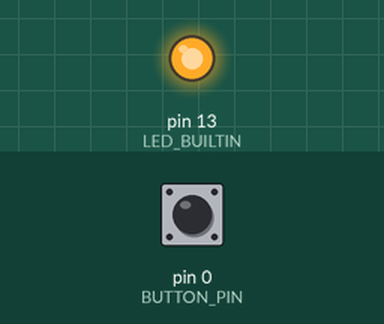
The sketch below on a simulated Arduino Uno, built with avr-gcc and run on an emulated ATmega328P. Shown: output pins drawn as LEDs (lit = HIGH). The inputs (shaded band) are chosen by the test bench; at power-on: pin 0 (BUTTON_PIN) HIGH.

Above: at 1.2 s.
1.3 s: pin 0 (BUTTON_PIN) pulled LOW for 0.15 s
At 1.42 s:
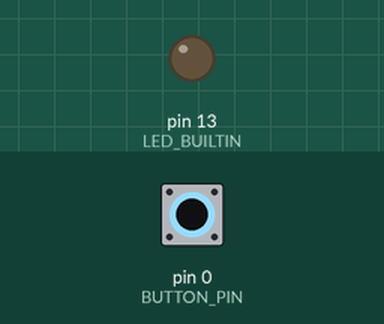
2.9 s: pin 0 (BUTTON_PIN) pulled LOW for 3.2 s
At 6.9 s:
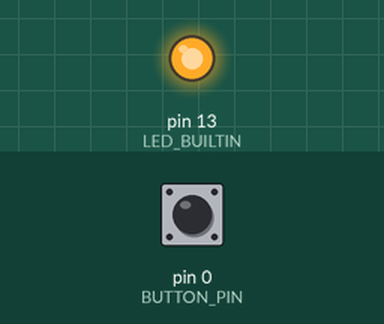
Timing chart, 0 to 8.4 s (numbered marks = the images above; inputs shaded):
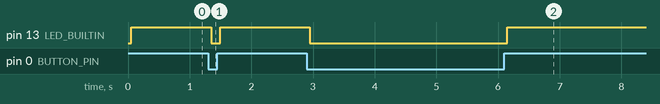

Measured:
- after the input at 1.3 s, pin 13 (LED_BUILTIN): HIGH → LOW after 0.05 s, → HIGH 0.15 s later
- after the input at 2.9 s, pin 13 (LED_BUILTIN): HIGH → LOW after 0.05 s, → HIGH 3.2 s later

The sketch:

push_led.ino
```cpp
#define BUTTON_PIN 0 // D3
#define DEBOUNCE_TIME 50

int lastSteadyState = LOW;
int lastFlickerableState = LOW;
int currentState;
unsigned long lastDebounceTime = 0;

void setup() {
  // put your setup code here, to run once:
pinMode(BUTTON_PIN, INPUT_PULLUP);
pinMode(LED_BUILTIN, OUTPUT);
}

void loop() {
  // put your main code here, to run repeatedly:
currentState = digitalRead(BUTTON_PIN);
if (currentState != lastFlickerableState) {

lastDebounceTime = millis();
lastFlickerableState = currentState;
}

if ((millis() - lastDebounceTime) > DEBOUNCE_TIME) {
if(lastSteadyState == HIGH && currentState == LOW)
digitalWrite(LED_BUILTIN, LOW);
else if (lastSteadyState == LOW && currentState == HIGH)
digitalWrite(LED_BUILTIN, HIGH);
lastSteadyState = currentState;
}
}
```
